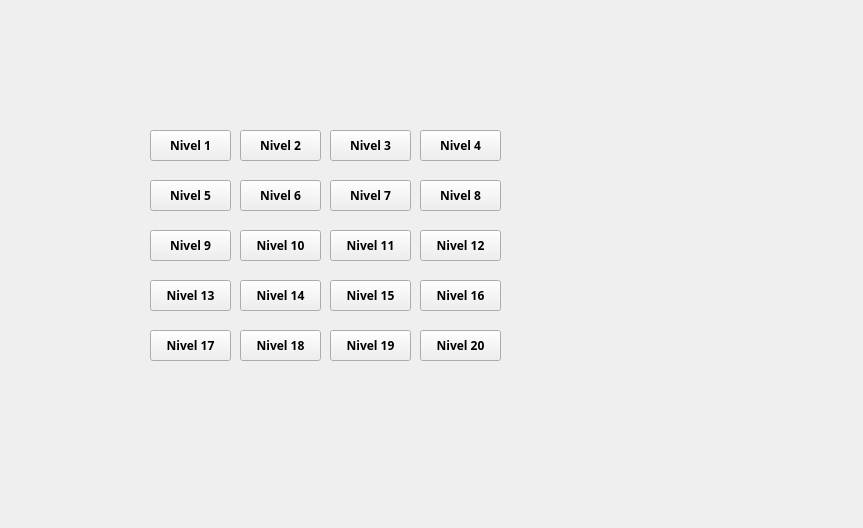
<?xml version="1.0" encoding="UTF-8"?>
<ui version="4.0">
 <class>niveles</class>
 <widget class="QWidget" name="niveles">
  <property name="geometry">
   <rect>
    <x>0</x>
    <y>0</y>
    <width>863</width>
    <height>528</height>
   </rect>
  </property>
  <property name="windowTitle">
   <string>Form</string>
  </property>
  <widget class="QLabel" name="label">
   <property name="enabled">
    <bool>true</bool>
   </property>
   <property name="geometry">
    <rect>
     <x>10</x>
     <y>10</y>
     <width>841</width>
     <height>511</height>
    </rect>
   </property>
   <property name="font">
    <font>
     <family>Arial Black</family>
     <weight>75</weight>
     <bold>true</bold>
    </font>
   </property>
   <property name="text">
    <string/>
   </property>
   <property name="pixmap">
    <pixmap resource="imagenes.qrc">:/fondo2.jpg</pixmap>
   </property>
  </widget>
  <widget class="QLabel" name="label_2">
   <property name="geometry">
    <rect>
     <x>520</x>
     <y>170</y>
     <width>261</width>
     <height>361</height>
    </rect>
   </property>
   <property name="text">
    <string/>
   </property>
   <property name="pixmap">
    <pixmap resource="imagenes.qrc">:/Donald_momia.png</pixmap>
   </property>
  </widget>
  <widget class="QPushButton" name="nivel1">
   <property name="enabled">
    <bool>true</bool>
   </property>
   <property name="geometry">
    <rect>
     <x>150</x>
     <y>130</y>
     <width>81</width>
     <height>31</height>
    </rect>
   </property>
   <property name="font">
    <font>
     <family>Arial Black</family>
     <weight>75</weight>
     <bold>true</bold>
    </font>
   </property>
   <property name="mouseTracking">
    <bool>false</bool>
   </property>
   <property name="text">
    <string>Nivel 1</string>
   </property>
   <property name="checkable">
    <bool>false</bool>
   </property>
  </widget>
  <widget class="QPushButton" name="nivel2">
   <property name="geometry">
    <rect>
     <x>240</x>
     <y>130</y>
     <width>81</width>
     <height>31</height>
    </rect>
   </property>
   <property name="font">
    <font>
     <family>Arial Black</family>
     <weight>75</weight>
     <bold>true</bold>
    </font>
   </property>
   <property name="text">
    <string>Nivel 2</string>
   </property>
  </widget>
  <widget class="QPushButton" name="nivel3">
   <property name="geometry">
    <rect>
     <x>330</x>
     <y>130</y>
     <width>81</width>
     <height>31</height>
    </rect>
   </property>
   <property name="font">
    <font>
     <family>Arial Black</family>
     <weight>75</weight>
     <bold>true</bold>
    </font>
   </property>
   <property name="text">
    <string>Nivel 3</string>
   </property>
  </widget>
  <widget class="QPushButton" name="pushButton">
   <property name="geometry">
    <rect>
     <x>420</x>
     <y>130</y>
     <width>81</width>
     <height>31</height>
    </rect>
   </property>
   <property name="font">
    <font>
     <family>Arial Black</family>
     <weight>75</weight>
     <bold>true</bold>
    </font>
   </property>
   <property name="text">
    <string>Nivel 4</string>
   </property>
  </widget>
  <widget class="QPushButton" name="pushButton_2">
   <property name="geometry">
    <rect>
     <x>150</x>
     <y>180</y>
     <width>81</width>
     <height>31</height>
    </rect>
   </property>
   <property name="font">
    <font>
     <family>Arial Black</family>
     <weight>75</weight>
     <bold>true</bold>
    </font>
   </property>
   <property name="text">
    <string>Nivel 5</string>
   </property>
  </widget>
  <widget class="QPushButton" name="pushButton_3">
   <property name="geometry">
    <rect>
     <x>240</x>
     <y>180</y>
     <width>81</width>
     <height>31</height>
    </rect>
   </property>
   <property name="font">
    <font>
     <family>Arial Black</family>
     <weight>75</weight>
     <bold>true</bold>
    </font>
   </property>
   <property name="text">
    <string>Nivel 6</string>
   </property>
  </widget>
  <widget class="QPushButton" name="pushButton_4">
   <property name="geometry">
    <rect>
     <x>330</x>
     <y>180</y>
     <width>81</width>
     <height>31</height>
    </rect>
   </property>
   <property name="font">
    <font>
     <family>Arial Black</family>
     <weight>75</weight>
     <bold>true</bold>
    </font>
   </property>
   <property name="text">
    <string>Nivel 7</string>
   </property>
  </widget>
  <widget class="QPushButton" name="pushButton_5">
   <property name="geometry">
    <rect>
     <x>420</x>
     <y>180</y>
     <width>81</width>
     <height>31</height>
    </rect>
   </property>
   <property name="font">
    <font>
     <family>Arial Black</family>
     <weight>75</weight>
     <bold>true</bold>
    </font>
   </property>
   <property name="text">
    <string>Nivel 8</string>
   </property>
  </widget>
  <widget class="QPushButton" name="pushButton_6">
   <property name="geometry">
    <rect>
     <x>150</x>
     <y>230</y>
     <width>81</width>
     <height>31</height>
    </rect>
   </property>
   <property name="font">
    <font>
     <family>Arial Black</family>
     <weight>75</weight>
     <bold>true</bold>
    </font>
   </property>
   <property name="text">
    <string>Nivel 9</string>
   </property>
  </widget>
  <widget class="QPushButton" name="pushButton_7">
   <property name="geometry">
    <rect>
     <x>240</x>
     <y>230</y>
     <width>81</width>
     <height>31</height>
    </rect>
   </property>
   <property name="font">
    <font>
     <family>Arial Black</family>
     <weight>75</weight>
     <bold>true</bold>
    </font>
   </property>
   <property name="text">
    <string>Nivel 10</string>
   </property>
  </widget>
  <widget class="QPushButton" name="pushButton_8">
   <property name="geometry">
    <rect>
     <x>330</x>
     <y>230</y>
     <width>81</width>
     <height>31</height>
    </rect>
   </property>
   <property name="font">
    <font>
     <family>Arial Black</family>
     <weight>75</weight>
     <bold>true</bold>
    </font>
   </property>
   <property name="text">
    <string>Nivel 11</string>
   </property>
  </widget>
  <widget class="QPushButton" name="pushButton_9">
   <property name="geometry">
    <rect>
     <x>420</x>
     <y>230</y>
     <width>81</width>
     <height>31</height>
    </rect>
   </property>
   <property name="font">
    <font>
     <family>Arial Black</family>
     <weight>75</weight>
     <bold>true</bold>
    </font>
   </property>
   <property name="text">
    <string>Nivel 12</string>
   </property>
  </widget>
  <widget class="QPushButton" name="pushButton_10">
   <property name="geometry">
    <rect>
     <x>150</x>
     <y>280</y>
     <width>81</width>
     <height>31</height>
    </rect>
   </property>
   <property name="font">
    <font>
     <family>Arial Black</family>
     <weight>75</weight>
     <bold>true</bold>
    </font>
   </property>
   <property name="text">
    <string>Nivel 13</string>
   </property>
  </widget>
  <widget class="QPushButton" name="pushButton_11">
   <property name="geometry">
    <rect>
     <x>240</x>
     <y>280</y>
     <width>81</width>
     <height>31</height>
    </rect>
   </property>
   <property name="font">
    <font>
     <family>Arial Black</family>
     <weight>75</weight>
     <bold>true</bold>
    </font>
   </property>
   <property name="text">
    <string>Nivel 14</string>
   </property>
  </widget>
  <widget class="QPushButton" name="pushButton_12">
   <property name="geometry">
    <rect>
     <x>330</x>
     <y>280</y>
     <width>81</width>
     <height>31</height>
    </rect>
   </property>
   <property name="font">
    <font>
     <family>Arial Black</family>
     <weight>75</weight>
     <bold>true</bold>
    </font>
   </property>
   <property name="text">
    <string>Nivel 15</string>
   </property>
  </widget>
  <widget class="QPushButton" name="pushButton_13">
   <property name="geometry">
    <rect>
     <x>420</x>
     <y>280</y>
     <width>81</width>
     <height>31</height>
    </rect>
   </property>
   <property name="font">
    <font>
     <family>Arial Black</family>
     <weight>75</weight>
     <bold>true</bold>
    </font>
   </property>
   <property name="text">
    <string>Nivel 16</string>
   </property>
  </widget>
  <widget class="QPushButton" name="pushButton_14">
   <property name="geometry">
    <rect>
     <x>150</x>
     <y>330</y>
     <width>81</width>
     <height>31</height>
    </rect>
   </property>
   <property name="font">
    <font>
     <family>Arial Black</family>
     <weight>75</weight>
     <bold>true</bold>
    </font>
   </property>
   <property name="text">
    <string>Nivel 17</string>
   </property>
  </widget>
  <widget class="QPushButton" name="pushButton_15">
   <property name="geometry">
    <rect>
     <x>240</x>
     <y>330</y>
     <width>81</width>
     <height>31</height>
    </rect>
   </property>
   <property name="font">
    <font>
     <family>Arial Black</family>
     <weight>75</weight>
     <bold>true</bold>
    </font>
   </property>
   <property name="text">
    <string>Nivel 18</string>
   </property>
  </widget>
  <widget class="QPushButton" name="pushButton_16">
   <property name="geometry">
    <rect>
     <x>330</x>
     <y>330</y>
     <width>81</width>
     <height>31</height>
    </rect>
   </property>
   <property name="font">
    <font>
     <family>Arial Black</family>
     <weight>75</weight>
     <bold>true</bold>
    </font>
   </property>
   <property name="text">
    <string>Nivel 19</string>
   </property>
  </widget>
  <widget class="QPushButton" name="pushButton_17">
   <property name="geometry">
    <rect>
     <x>420</x>
     <y>330</y>
     <width>81</width>
     <height>31</height>
    </rect>
   </property>
   <property name="font">
    <font>
     <family>Arial Black</family>
     <weight>75</weight>
     <bold>true</bold>
    </font>
   </property>
   <property name="text">
    <string>Nivel 20</string>
   </property>
  </widget>
 </widget>
 <resources>
  <include location="imagenes.qrc"/>
 </resources>
 <connections/>
</ui>
